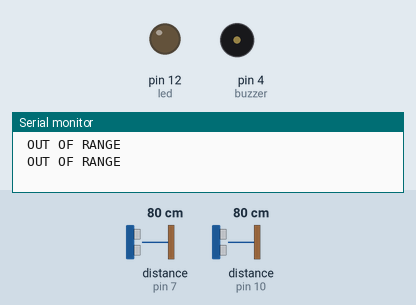
Simulated run of this sketch. Board: Arduino Uno, built with avr-gcc and run on an emulated ATmega328P. Shown: output pins drawn as LEDs (lit = HIGH), buzzer (waves = sounding, pin HIGH), the last lines printed to the serial monitor. The inputs (shaded band) are chosen by the test bench; at power-on: distance to the obstacle (sensors on pin 7, pin 10) 80 cm.

Above: at 1.8 s.
1.9 s: distance to the obstacle (sensor on pin 7) set to 12 cm
3.4 s: distance to the obstacle (sensor on pin 7) set to 9 cm
At 4.8 s:
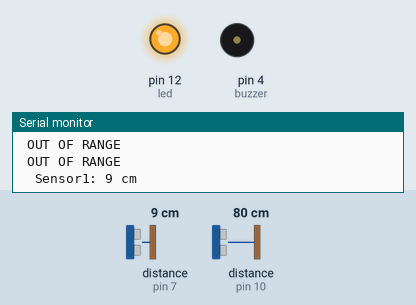
5.6 s: distance to the obstacle (sensor on pin 7) set to 18 cm
At 6.4 s:
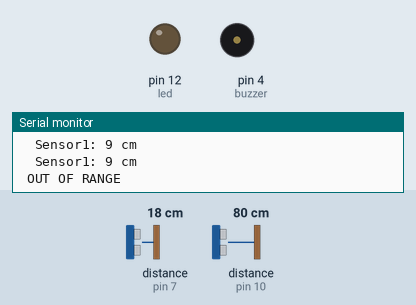
7.6 s: distance to the obstacle (sensor on pin 7) set to 2 cm
At 9.2 s:
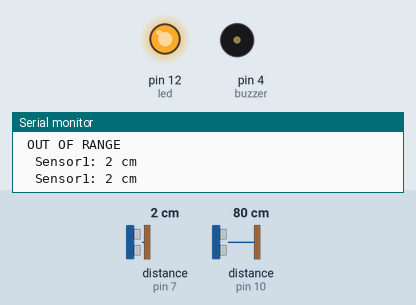
Timing chart, 0 to 10.6 s (numbered marks = the images above; inputs shaded):
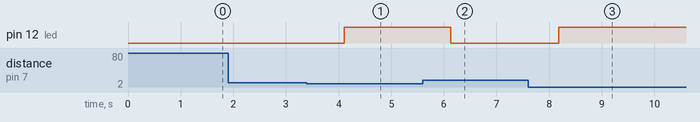

Measured:
- the behaviour switches between 11 and 10 cm on distance to the obstacle (sensor on pin 7) (found by bisection; images 0 and 1)
- after the input at 3.4 s, pin 12 (led): LOW → HIGH after 0.71 s
- after the input at 5.6 s, pin 12 (led): HIGH → LOW after 0.53 s
- after the input at 7.6 s, pin 12 (led): LOW → HIGH after 0.58 s

The sketch:

compact_20_03_.ino
```cpp
#include <Ultrasonic.h>
#include <SoftwareSerial.h>

#define buzzer 4
#define led 12

int info = 0;
int sound=0;
SoftwareSerial BTSerial(2, 3); // RX | TX

Ultrasonic ultrasonic1(6,7);
Ultrasonic ultrasonic2(9,10);
long int distance1,distance2;

void setup() {

  Serial.begin(9600);
  BTSerial.begin(9600);

  pinMode(led, OUTPUT); //defining LED pin
  pinMode(buzzer, OUTPUT);
}

void loop(){ //here we combine both codes to work in the loop
  sensor();
}

void sensor() {

  distance1=ultrasonic1.distanceRead(CM);
  distance2=ultrasonic2.distanceRead(CM);

  if (distance1 <= 10 && distance1 > 0) {
    digitalWrite(led, HIGH);

    Serial.print("  Sensor1: ");
    Serial.print(distance1);
    Serial.println(" cm");
    BTSerial.print(distance1,DEC);
    BTSerial.print(" cm");
    sound=300;
  }

  else {

    if (distance2 <= 10 && distance2 > 0) {
      digitalWrite(led, HIGH);

      Serial.print("  Sensor2: ");
      Serial.print(distance2);
      Serial.println(" cm");
      BTSerial.print(distance2,DEC);
      BTSerial.print(" cm");
      sound=300;
    }

    else {
      digitalWrite(led,LOW);
      Serial.println(" OUT OF RANGE ");
      BTSerial.println(" OUT OF RANGE ");
    }
  }
  delay(1000);

}
```
